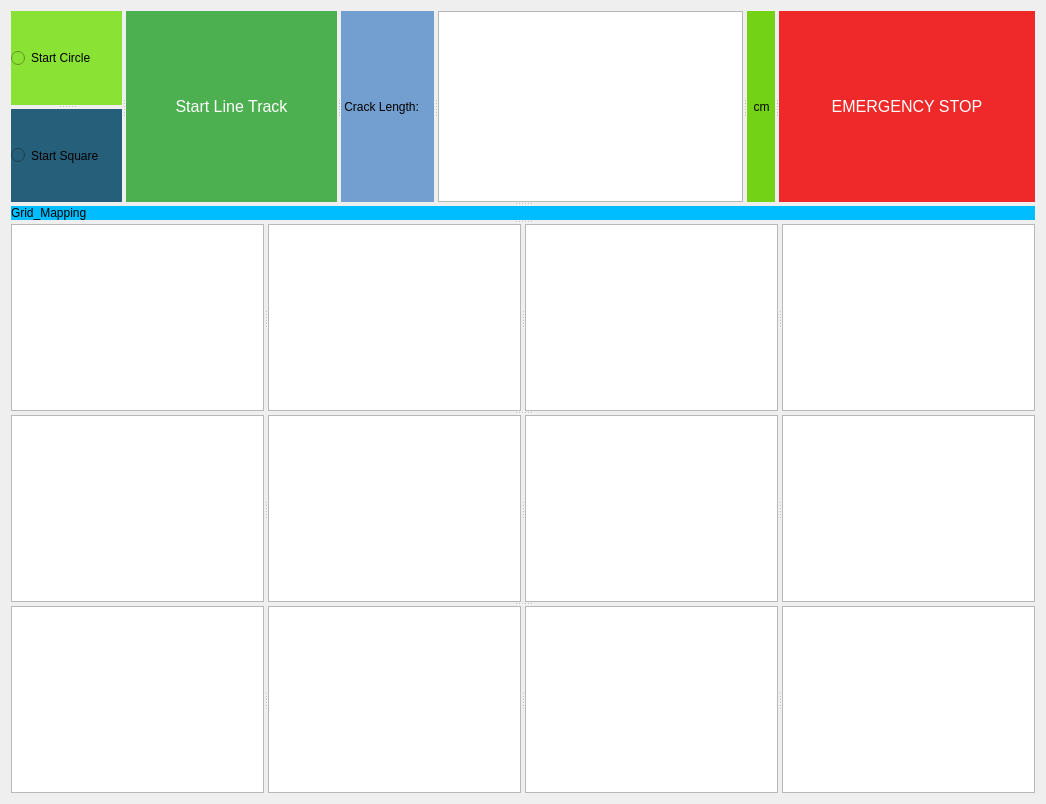
     <widget class="QWidget" name="LineFollowerMission">
      <attribute name="title">
       <string>Line Follower Mission</string>
      </attribute>
      <layout class="QGridLayout" name="gridLayout_8">
       <item row="0" column="0">
        <widget class="QSplitter" name="splitter_83">
         <property name="orientation">
          <enum>Qt::Vertical</enum>
         </property>
         <widget class="QSplitter" name="splitter_5">
          <property name="orientation">
           <enum>Qt::Horizontal</enum>
          </property>
          <widget class="QSplitter" name="splitter_10">
           <property name="orientation">
            <enum>Qt::Vertical</enum>
           </property>
           <widget class="QRadioButton" name="circle_start">
            <property name="styleSheet">
             <string notr="true">background-color: rgb(138, 226, 52);</string>
            </property>
            <property name="text">
             <string>Start Circle</string>
            </property>
           </widget>
           <widget class="QRadioButton" name="square_start">
            <property name="styleSheet">
             <string notr="true">background-color: rgb(38, 95, 122);</string>
            </property>
            <property name="text">
             <string>Start Square</string>
            </property>
           </widget>
          </widget>
          <widget class="QPushButton" name="Track_line_push">
           <property name="styleSheet">
            <string notr="true">  background-color: #4CAF50; /* Green */
  border: none;
  color: white;
  padding: 15px 32px;
  text-align: center;
  text-decoration: none;
  display: inline-block;
  font-size: 16px;</string>
           </property>
           <property name="text">
            <string>Start Line Track</string>
           </property>
          </widget>
          <widget class="QLabel" name="Cr_len_label_2">
           <property name="styleSheet">
            <string notr="true">background-color: rgb(114, 159, 207);
border-color: rgb(0, 0, 0);
font: 75 11pt &quot;URW Bookman L&quot;;</string>
           </property>
           <property name="text">
            <string> Crack Length:</string>
           </property>
          </widget>
          <widget class="QTextBrowser" name="crack_value">
           <property name="html">
            <string>&lt;!DOCTYPE HTML PUBLIC &quot;-//W3C//DTD HTML 4.0//EN&quot; &quot;http://www.w3.org/TR/REC-html40/strict.dtd&quot;&gt;
&lt;html&gt;&lt;head&gt;&lt;meta name=&quot;qrichtext&quot; content=&quot;1&quot; /&gt;&lt;style type=&quot;text/css&quot;&gt;
p, li { white-space: pre-wrap; }
&lt;/style&gt;&lt;/head&gt;&lt;body style=&quot; font-family:'Ubuntu'; font-size:11pt; font-weight:400; font-style:normal;&quot;&gt;
&lt;p style=&quot;-qt-paragraph-type:empty; margin-top:0px; margin-bottom:0px; margin-left:0px; margin-right:0px; -qt-block-indent:0; text-indent:0px;&quot;&gt;&lt;br /&gt;&lt;/p&gt;&lt;/body&gt;&lt;/html&gt;</string>
           </property>
          </widget>
          <widget class="QLabel" name="unit_label">
           <property name="styleSheet">
            <string notr="true">background-color: rgb(115, 210, 22);
border-color: rgb(0, 0, 0);
font: 75 11pt &quot;URW Bookman L&quot;;</string>
           </property>
           <property name="text">
            <string>  cm</string>
           </property>
          </widget>
          <widget class="QPushButton" name="StopButton">
           <property name="styleSheet">
            <string notr="true">  background-color: rgb(239, 41, 41);
  border: none;
  color: white;
  padding: 15px 32px;
  text-align: center;
  text-decoration: none;
  display: inline-block;
  font-size: 16px;</string>
           </property>
           <property name="text">
            <string>EMERGENCY STOP</string>
           </property>
          </widget>
         </widget>
         <widget class="QSplitter" name="splitter_82">
          <property name="orientation">
           <enum>Qt::Vertical</enum>
          </property>
          <widget class="QLabel" name="Cr_len_label_5">
           <property name="styleSheet">
            <string notr="true">background-color: rgb(0, 189, 255);
border-color: rgb(0, 0, 0);
font: 75 11pt &quot;URW Bookman L&quot;;
</string>
           </property>
           <property name="text">
            <string>Grid_Mapping</string>
           </property>
          </widget>
          <widget class="QSplitter" name="splitter_81">
           <property name="orientation">
            <enum>Qt::Vertical</enum>
           </property>
           <widget class="QSplitter" name="splitter_39">
            <property name="orientation">
             <enum>Qt::Horizontal</enum>
            </property>
            <widget class="QTextBrowser" name="grid_1_1">
             <property name="html">
              <string>&lt;!DOCTYPE HTML PUBLIC &quot;-//W3C//DTD HTML 4.0//EN&quot; &quot;http://www.w3.org/TR/REC-html40/strict.dtd&quot;&gt;
&lt;html&gt;&lt;head&gt;&lt;meta name=&quot;qrichtext&quot; content=&quot;1&quot; /&gt;&lt;style type=&quot;text/css&quot;&gt;
p, li { white-space: pre-wrap; }
&lt;/style&gt;&lt;/head&gt;&lt;body style=&quot; font-family:'Ubuntu'; font-size:11pt; font-weight:400; font-style:normal;&quot;&gt;
&lt;p style=&quot;-qt-paragraph-type:empty; margin-top:0px; margin-bottom:0px; margin-left:0px; margin-right:0px; -qt-block-indent:0; text-indent:0px;&quot;&gt;&lt;br /&gt;&lt;/p&gt;&lt;/body&gt;&lt;/html&gt;</string>
             </property>
            </widget>
            <widget class="QTextBrowser" name="grid_2_1">
             <property name="html">
              <string>&lt;!DOCTYPE HTML PUBLIC &quot;-//W3C//DTD HTML 4.0//EN&quot; &quot;http://www.w3.org/TR/REC-html40/strict.dtd&quot;&gt;
&lt;html&gt;&lt;head&gt;&lt;meta name=&quot;qrichtext&quot; content=&quot;1&quot; /&gt;&lt;style type=&quot;text/css&quot;&gt;
p, li { white-space: pre-wrap; }
&lt;/style&gt;&lt;/head&gt;&lt;body style=&quot; font-family:'Ubuntu'; font-size:11pt; font-weight:400; font-style:normal;&quot;&gt;
&lt;p style=&quot;-qt-paragraph-type:empty; margin-top:0px; margin-bottom:0px; margin-left:0px; margin-right:0px; -qt-block-indent:0; text-indent:0px;&quot;&gt;&lt;br /&gt;&lt;/p&gt;&lt;/body&gt;&lt;/html&gt;</string>
             </property>
            </widget>
            <widget class="QTextBrowser" name="grid_3_1">
             <property name="html">
              <string>&lt;!DOCTYPE HTML PUBLIC &quot;-//W3C//DTD HTML 4.0//EN&quot; &quot;http://www.w3.org/TR/REC-html40/strict.dtd&quot;&gt;
&lt;html&gt;&lt;head&gt;&lt;meta name=&quot;qrichtext&quot; content=&quot;1&quot; /&gt;&lt;style type=&quot;text/css&quot;&gt;
p, li { white-space: pre-wrap; }
&lt;/style&gt;&lt;/head&gt;&lt;body style=&quot; font-family:'Ubuntu'; font-size:11pt; font-weight:400; font-style:normal;&quot;&gt;
&lt;p style=&quot;-qt-paragraph-type:empty; margin-top:0px; margin-bottom:0px; margin-left:0px; margin-right:0px; -qt-block-indent:0; text-indent:0px;&quot;&gt;&lt;br /&gt;&lt;/p&gt;&lt;/body&gt;&lt;/html&gt;</string>
             </property>
            </widget>
            <widget class="QTextBrowser" name="grid_4_1">
             <property name="html">
              <string>&lt;!DOCTYPE HTML PUBLIC &quot;-//W3C//DTD HTML 4.0//EN&quot; &quot;http://www.w3.org/TR/REC-html40/strict.dtd&quot;&gt;
&lt;html&gt;&lt;head&gt;&lt;meta name=&quot;qrichtext&quot; content=&quot;1&quot; /&gt;&lt;style type=&quot;text/css&quot;&gt;
p, li { white-space: pre-wrap; }
&lt;/style&gt;&lt;/head&gt;&lt;body style=&quot; font-family:'Ubuntu'; font-size:11pt; font-weight:400; font-style:normal;&quot;&gt;
&lt;p style=&quot;-qt-paragraph-type:empty; margin-top:0px; margin-bottom:0px; margin-left:0px; margin-right:0px; -qt-block-indent:0; text-indent:0px;&quot;&gt;&lt;br /&gt;&lt;/p&gt;&lt;/body&gt;&lt;/html&gt;</string>
             </property>
            </widget>
           </widget>
           <widget class="QSplitter" name="splitter_40">
            <property name="orientation">
             <enum>Qt::Horizontal</enum>
            </property>
            <widget class="QTextBrowser" name="grid_1_2">
             <property name="html">
              <string>&lt;!DOCTYPE HTML PUBLIC &quot;-//W3C//DTD HTML 4.0//EN&quot; &quot;http://www.w3.org/TR/REC-html40/strict.dtd&quot;&gt;
&lt;html&gt;&lt;head&gt;&lt;meta name=&quot;qrichtext&quot; content=&quot;1&quot; /&gt;&lt;style type=&quot;text/css&quot;&gt;
p, li { white-space: pre-wrap; }
&lt;/style&gt;&lt;/head&gt;&lt;body style=&quot; font-family:'Ubuntu'; font-size:11pt; font-weight:400; font-style:normal;&quot;&gt;
&lt;p style=&quot;-qt-paragraph-type:empty; margin-top:0px; margin-bottom:0px; margin-left:0px; margin-right:0px; -qt-block-indent:0; text-indent:0px;&quot;&gt;&lt;br /&gt;&lt;/p&gt;&lt;/body&gt;&lt;/html&gt;</string>
             </property>
            </widget>
            <widget class="QTextBrowser" name="grid_2_2">
             <property name="html">
              <string>&lt;!DOCTYPE HTML PUBLIC &quot;-//W3C//DTD HTML 4.0//EN&quot; &quot;http://www.w3.org/TR/REC-html40/strict.dtd&quot;&gt;
&lt;html&gt;&lt;head&gt;&lt;meta name=&quot;qrichtext&quot; content=&quot;1&quot; /&gt;&lt;style type=&quot;text/css&quot;&gt;
p, li { white-space: pre-wrap; }
&lt;/style&gt;&lt;/head&gt;&lt;body style=&quot; font-family:'Ubuntu'; font-size:11pt; font-weight:400; font-style:normal;&quot;&gt;
&lt;p style=&quot;-qt-paragraph-type:empty; margin-top:0px; margin-bottom:0px; margin-left:0px; margin-right:0px; -qt-block-indent:0; text-indent:0px;&quot;&gt;&lt;br /&gt;&lt;/p&gt;&lt;/body&gt;&lt;/html&gt;</string>
             </property>
            </widget>
            <widget class="QTextBrowser" name="grid_3_2">
             <property name="html">
              <string>&lt;!DOCTYPE HTML PUBLIC &quot;-//W3C//DTD HTML 4.0//EN&quot; &quot;http://www.w3.org/TR/REC-html40/strict.dtd&quot;&gt;
&lt;html&gt;&lt;head&gt;&lt;meta name=&quot;qrichtext&quot; content=&quot;1&quot; /&gt;&lt;style type=&quot;text/css&quot;&gt;
p, li { white-space: pre-wrap; }
&lt;/style&gt;&lt;/head&gt;&lt;body style=&quot; font-family:'Ubuntu'; font-size:11pt; font-weight:400; font-style:normal;&quot;&gt;
&lt;p style=&quot;-qt-paragraph-type:empty; margin-top:0px; margin-bottom:0px; margin-left:0px; margin-right:0px; -qt-block-indent:0; text-indent:0px;&quot;&gt;&lt;br /&gt;&lt;/p&gt;&lt;/body&gt;&lt;/html&gt;</string>
             </property>
            </widget>
            <widget class="QTextBrowser" name="grid_4_2">
             <property name="html">
              <string>&lt;!DOCTYPE HTML PUBLIC &quot;-//W3C//DTD HTML 4.0//EN&quot; &quot;http://www.w3.org/TR/REC-html40/strict.dtd&quot;&gt;
&lt;html&gt;&lt;head&gt;&lt;meta name=&quot;qrichtext&quot; content=&quot;1&quot; /&gt;&lt;style type=&quot;text/css&quot;&gt;
p, li { white-space: pre-wrap; }
&lt;/style&gt;&lt;/head&gt;&lt;body style=&quot; font-family:'Ubuntu'; font-size:11pt; font-weight:400; font-style:normal;&quot;&gt;
&lt;p style=&quot;-qt-paragraph-type:empty; margin-top:0px; margin-bottom:0px; margin-left:0px; margin-right:0px; -qt-block-indent:0; text-indent:0px;&quot;&gt;&lt;br /&gt;&lt;/p&gt;&lt;/body&gt;&lt;/html&gt;</string>
             </property>
            </widget>
           </widget>
           <widget class="QSplitter" name="splitter_80">
            <property name="orientation">
             <enum>Qt::Horizontal</enum>
            </property>
            <widget class="QTextBrowser" name="grid_1_3">
             <property name="html">
              <string>&lt;!DOCTYPE HTML PUBLIC &quot;-//W3C//DTD HTML 4.0//EN&quot; &quot;http://www.w3.org/TR/REC-html40/strict.dtd&quot;&gt;
&lt;html&gt;&lt;head&gt;&lt;meta name=&quot;qrichtext&quot; content=&quot;1&quot; /&gt;&lt;style type=&quot;text/css&quot;&gt;
p, li { white-space: pre-wrap; }
&lt;/style&gt;&lt;/head&gt;&lt;body style=&quot; font-family:'Ubuntu'; font-size:11pt; font-weight:400; font-style:normal;&quot;&gt;
&lt;p style=&quot;-qt-paragraph-type:empty; margin-top:0px; margin-bottom:0px; margin-left:0px; margin-right:0px; -qt-block-indent:0; text-indent:0px;&quot;&gt;&lt;br /&gt;&lt;/p&gt;&lt;/body&gt;&lt;/html&gt;</string>
             </property>
            </widget>
            <widget class="QTextBrowser" name="grid_2_3">
             <property name="html">
              <string>&lt;!DOCTYPE HTML PUBLIC &quot;-//W3C//DTD HTML 4.0//EN&quot; &quot;http://www.w3.org/TR/REC-html40/strict.dtd&quot;&gt;
&lt;html&gt;&lt;head&gt;&lt;meta name=&quot;qrichtext&quot; content=&quot;1&quot; /&gt;&lt;style type=&quot;text/css&quot;&gt;
p, li { white-space: pre-wrap; }
&lt;/style&gt;&lt;/head&gt;&lt;body style=&quot; font-family:'Ubuntu'; font-size:11pt; font-weight:400; font-style:normal;&quot;&gt;
&lt;p style=&quot;-qt-paragraph-type:empty; margin-top:0px; margin-bottom:0px; margin-left:0px; margin-right:0px; -qt-block-indent:0; text-indent:0px;&quot;&gt;&lt;br /&gt;&lt;/p&gt;&lt;/body&gt;&lt;/html&gt;</string>
             </property>
            </widget>
            <widget class="QTextBrowser" name="grid_3_3">
             <property name="html">
              <string>&lt;!DOCTYPE HTML PUBLIC &quot;-//W3C//DTD HTML 4.0//EN&quot; &quot;http://www.w3.org/TR/REC-html40/strict.dtd&quot;&gt;
&lt;html&gt;&lt;head&gt;&lt;meta name=&quot;qrichtext&quot; content=&quot;1&quot; /&gt;&lt;style type=&quot;text/css&quot;&gt;
p, li { white-space: pre-wrap; }
&lt;/style&gt;&lt;/head&gt;&lt;body style=&quot; font-family:'Ubuntu'; font-size:11pt; font-weight:400; font-style:normal;&quot;&gt;
&lt;p style=&quot;-qt-paragraph-type:empty; margin-top:0px; margin-bottom:0px; margin-left:0px; margin-right:0px; -qt-block-indent:0; text-indent:0px;&quot;&gt;&lt;br /&gt;&lt;/p&gt;&lt;/body&gt;&lt;/html&gt;</string>
             </property>
            </widget>
            <widget class="QTextBrowser" name="grid_4_3">
             <property name="html">
              <string>&lt;!DOCTYPE HTML PUBLIC &quot;-//W3C//DTD HTML 4.0//EN&quot; &quot;http://www.w3.org/TR/REC-html40/strict.dtd&quot;&gt;
&lt;html&gt;&lt;head&gt;&lt;meta name=&quot;qrichtext&quot; content=&quot;1&quot; /&gt;&lt;style type=&quot;text/css&quot;&gt;
p, li { white-space: pre-wrap; }
&lt;/style&gt;&lt;/head&gt;&lt;body style=&quot; font-family:'Ubuntu'; font-size:11pt; font-weight:400; font-style:normal;&quot;&gt;
&lt;p style=&quot;-qt-paragraph-type:empty; margin-top:0px; margin-bottom:0px; margin-left:0px; margin-right:0px; -qt-block-indent:0; text-indent:0px;&quot;&gt;&lt;br /&gt;&lt;/p&gt;&lt;/body&gt;&lt;/html&gt;</string>
             </property>
            </widget>
           </widget>
          </widget>
         </widget>
        </widget>
       </item>
      </layout>
     </widget>
